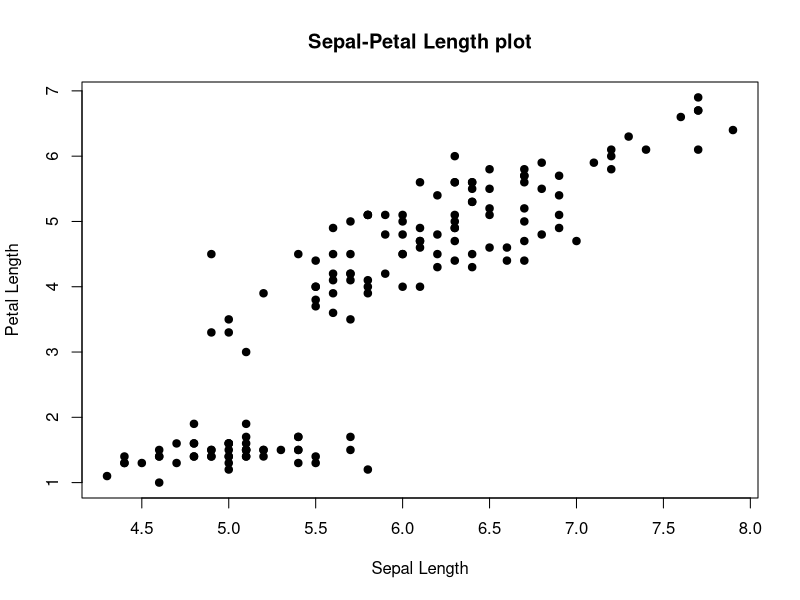

Generate this figure with R:
library(datasets)
iris_dataset <- iris

x <- iris$Sepal.Length
y <- iris$Petal.Length

plot(x,y, pch = 19, xlab = "Sepal Length",ylab = "Petal Length", main = "Sepal-Petal Length plot")
